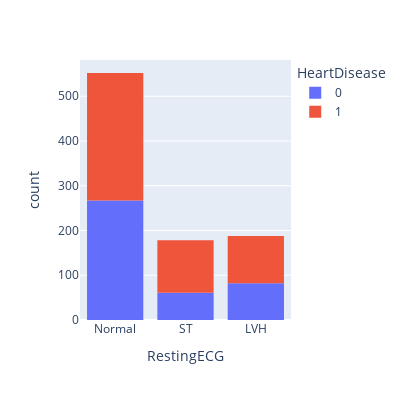

Write notebook code for a chart like this one.
### Code cell
fig = px.histogram(df, x="RestingECG", color="HeartDisease",width=400, height=400)
fig.show()

### Figure 1 — Plotly figure (JSON) as saved in the notebook; plotly's stock layout.template omitted (floating-point values rounded to 4 significant figures; data arrays with more than 128 entries replaced by an {"elided": "..."} marker saying what was removed)
{"data": [{"alignmentgroup": "True", "bingroup": "x", "hovertemplate": "HeartDisease=0<br>RestingECG=%{x}<br>count=%{y}<extra></extra>", "legendgroup": "0", "marker": {"color": "#636efa", "pattern": {"shape": ""}}, "name": "0", "offsetgroup": "0", "orientation": "v", "showlegend": true, "type": "histogram", "x": {"elided": "410 str values"}, "xaxis": "x", "yaxis": "y"}, {"alignmentgroup": "True", "bingroup": "x", "hovertemplate": "HeartDisease=1<br>RestingECG=%{x}<br>count=%{y}<extra></extra>", "legendgroup": "1", "marker": {"color": "#EF553B", "pattern": {"shape": ""}}, "name": "1", "offsetgroup": "1", "orientation": "v", "showlegend": true, "type": "histogram", "x": {"elided": "508 str values"}, "xaxis": "x", "yaxis": "y"}], "layout": {"barmode": "relative", "height": 400, "legend": {"title": {"text": "HeartDisease"}, "tracegroupgap": 0}, "margin": {"t": 60}, "width": 400, "xaxis": {"anchor": "y", "domain": [0, 1], "title": {"text": "RestingECG"}}, "yaxis": {"anchor": "x", "domain": [0, 1], "title": {"text": "count"}}}}
